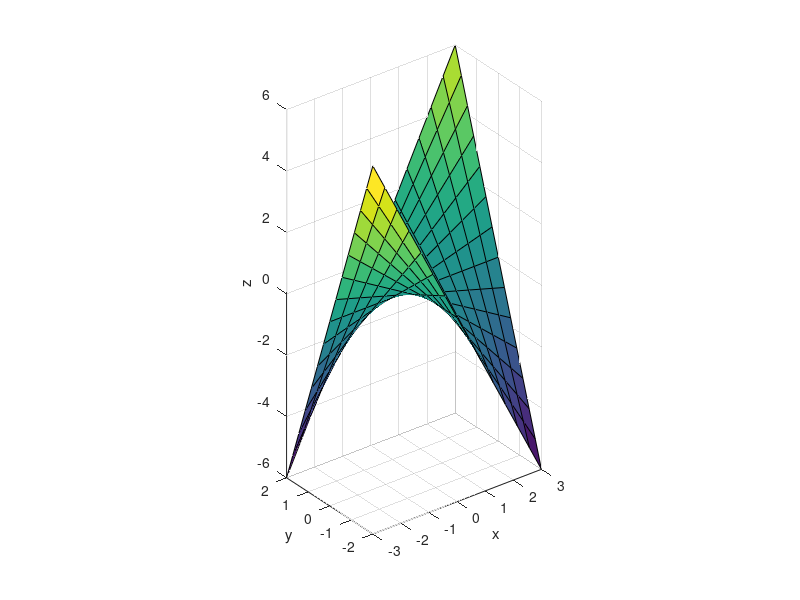
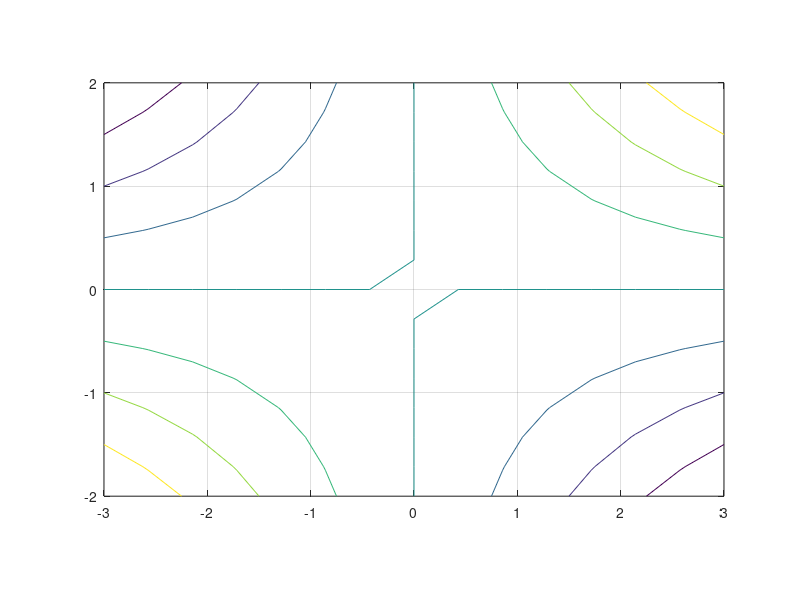
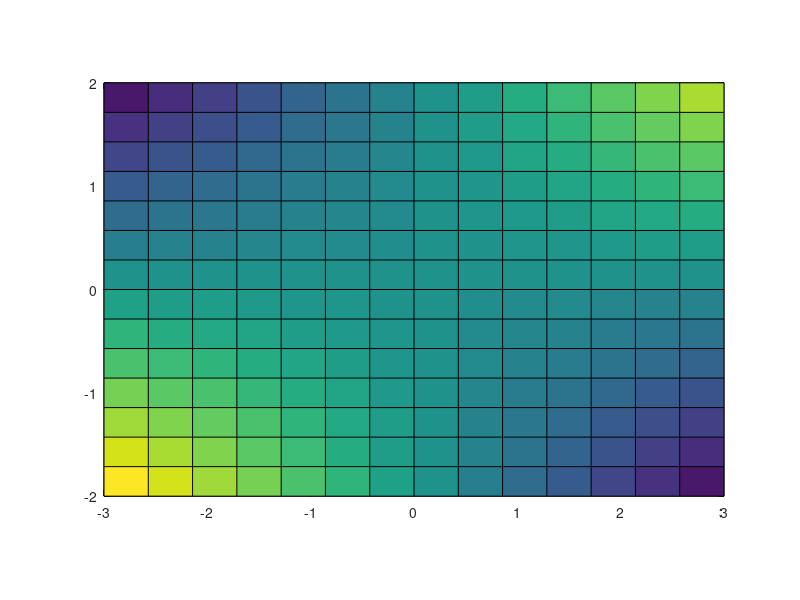

MATLAB code for these plots, in order:
% MATLAB initialisieren:
clear all; clc; format compact; format short g;

% Parameter:
x_0=-3; x_E=3; y_0=-2; y_E=2; N_x=15; N_y=15; fig=1; N_L=7; fig=1;

% Funktion:
f=@(x,y)x.*y;

% Daten:
x_data=linspace(x_0,x_E,N_x);
y_data=linspace(y_0,y_E,N_y);

[x_grid,y_grid]=meshgrid(x_data,y_data);
f_grid=f(x_grid,y_grid);

% Surface_Plot:
surf(x_grid,y_grid,f_grid);
xlabel('x');ylabel('y');zlabel('z');
grid on; axis('image');

% Contour-Plot:
fig=fig+1;
figure(fig);
contour(x_grid,y_grid,f_grid,N_L);
grid on; axis('image');

% Pcolor:
fig=fig+1;
figure(fig);
pcolor(x_grid,y_grid,f_grid);
grid on; axis('image');
